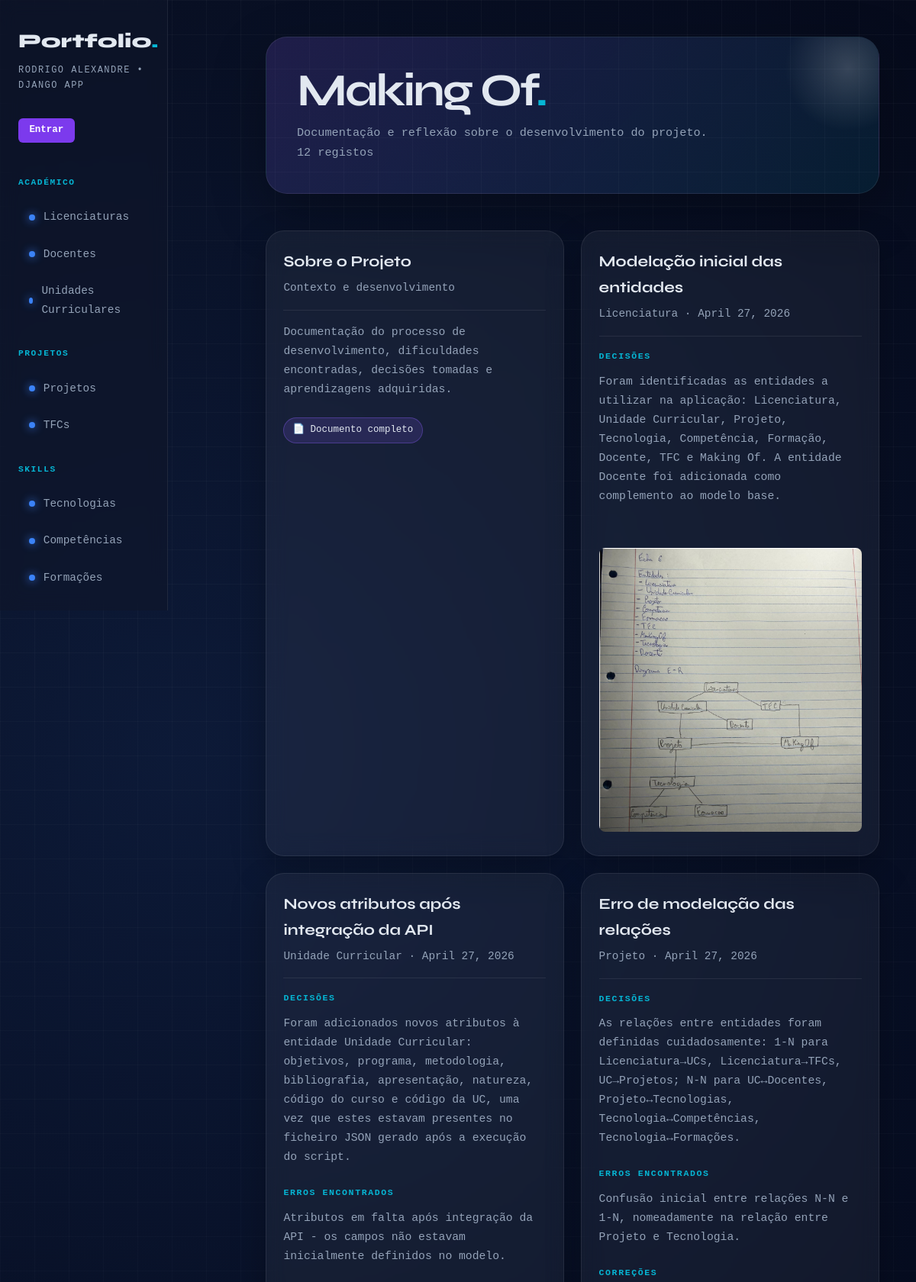
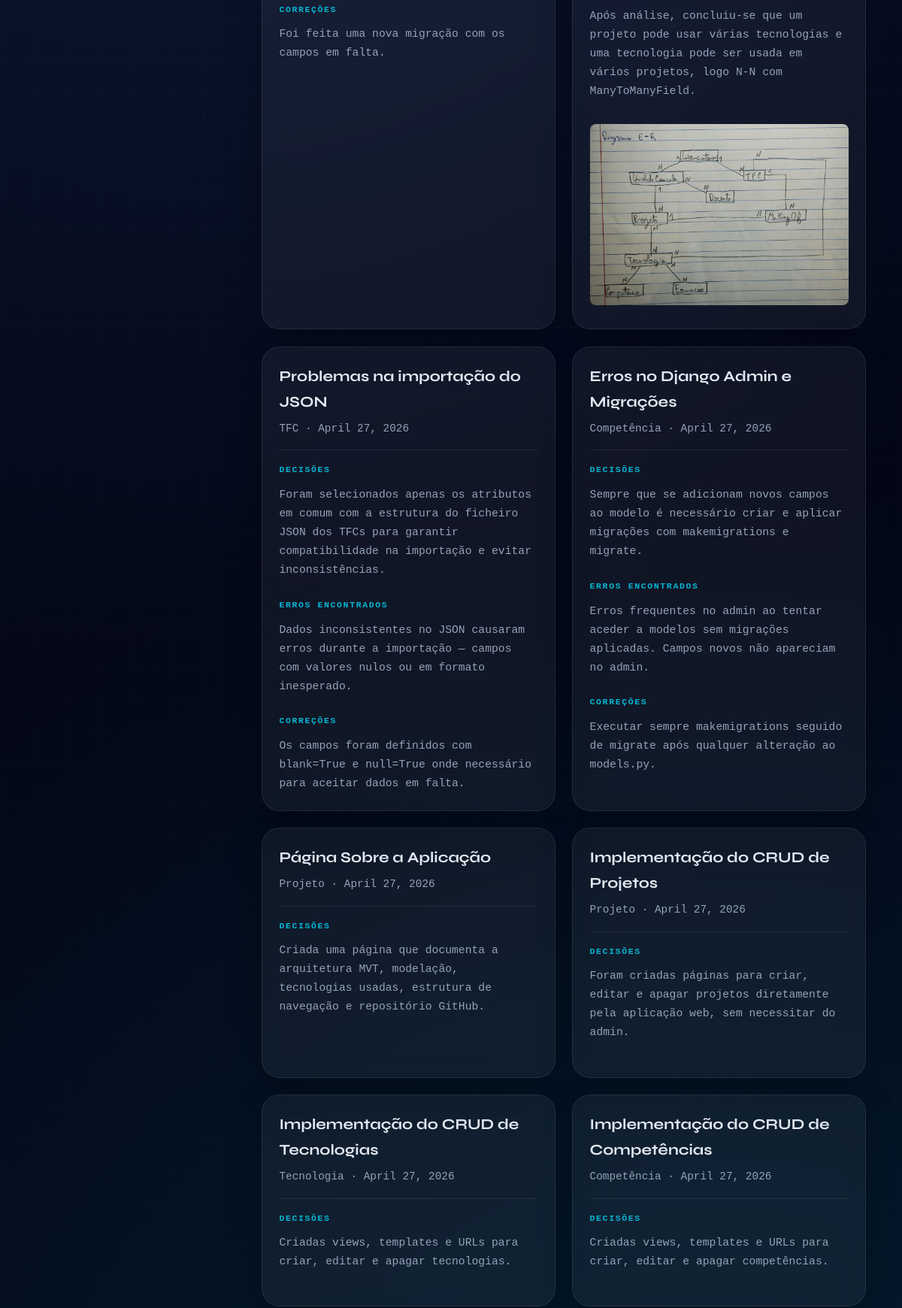
/portfolio/makingof/ (upper part), run on the app's committed database (2 pictures, top to bottom).
### portfolio/models.py (models this page shows, shortened)
class MakingOf(models.Model):
    ENTIDADE_CHOICES = [
        ("licenciatura", "Licenciatura"),
        ("uc", "Unidade Curricular"),
        ("docente", "Docente"),
        ("projeto", "Projeto"),
        ("tecnologia", "Tecnologia"),
        ("tfc", "TFC"),
        ("competencia", "Competência"),
        ("formacao", "Formação"),
    ]
    entidade = models.CharField(max_length=30, choices=ENTIDADE_CHOICES)
    titulo = models.CharField(max_length=200)
    data = models.DateField(auto_now_add=True)
    descricao_decisoes = models.TextField()
    erros_encontrados = models.TextField(blank=True)
    correcoes = models.TextField(blank=True)
    foto = models.ImageField(upload_to="makingof/", blank=True, null=True)
    class Meta:
        verbose_name = "Making Of"
        verbose_name_plural = "Making Of"
        ordering = ["-data"]

### portfolio/views.py (the view)
# urls.py: path('makingof/', views.makingof_view, name='makingof'),
def makingof_view(request):
    registos = MakingOf.objects.all()
    return render(request, 'portfolio/makingof.html', {'registos': registos})

### portfolio/templates/portfolio/makingof.html (shortened to what this page needs)
{% extends "portfolio/base.html" %}
{% block content %}
<div class="page-header">
    <div>
        <h2>Making Of<span>.</span></h2>
        <p>Documentação e reflexão sobre o desenvolvimento do projeto.</p>
    </div>
    <span class="page-count">{{ registos|length }} registos</span>
</div>
<section class="grid">
    <article class="card">
        <header>
            <h3>Sobre o Projeto</h3>
            <p>Contexto e desenvolvimento</p>
        </header>
        <section>
            <p>Documentação do processo de desenvolvimento, dificuldades encontradas, decisões tomadas e aprendizagens adquiridas.</p>
            <br>
            <a href="https://docs.google.com/document/d/1vzbsC3ORNFG_yKKG9Iw2elbVQ1W6EC2c4RyMDn2LiY0/edit?usp=sharing"
               target="_blank" class="badge" style="text-decoration:none;">
                📄 Documento completo
            </a>
        </section>
    </article>
    {% for registo in registos %}
    <article class="card">
        <header>
            <h3>{{ registo.titulo }}</h3>
            <p>{{ registo.get_entidade_display }} · {{ registo.data }}</p>
        </header>
        <section>
            {% if registo.descricao_decisoes %}
                <h4>Decisões</h4>
                <p>{{ registo.descricao_decisoes }}</p>
                <br>
            {% endif %}
            {% if registo.erros_encontrados %}
                <h4>Erros encontrados</h4>
                <p>{{ registo.erros_encontrados }}</p>
                <br>
            {% endif %}
            {% if registo.correcoes %}
                <h4>Correções</h4>
                <p>{{ registo.correcoes }}</p>
            {% endif %}
            {% if registo.foto %}
                <br>
                <img src="{{ registo.foto.url }}" alt="{{ registo.titulo }}"
                     style="width:100%; border-radius: 8px; margin-top: 0.5rem;">
            {% endif %}
        </section>
    </article>
    {% endfor %}
</section>
<br>
{% endblock %}

### portfolio/static/portfolio/styles.css (style rules this page uses)
* { margin: 0; padding: 0; box-sizing: border-box; }
:root { --bg: #050816; --surface: rgba(15, 23, 42, 0.7); --border: rgba(255, 255, 255, 0.08); --accent: #3b82f6; --accent2: #06b6d4; --text: #e2e8f0; --muted: #94a3b8; --card: rgba(255, 255, 255, 0.05); }
html { scroll-behavior: smooth; }
body { background: radial-gradient(circle at 20% 20%, rgba(59,130,246,0.15), transparent 40%), radial-gradient(circle at 80% 80%, rgba(6,182,212,0.15), transparent 40%), linear-gradient(135deg, #050816, #020617); color: var(--text); font-family: 'DM Mono', monospace; font-size: 14px; line-height: 1.7; min-height: 100vh; }
body::before { content: ""; position: fixed; inset: 0; background-image: linear-gradient(rgba(255,255,255,0.03) 1px, transparent 1px), linear-gradient(90deg, rgba(255,255,255,0.03) 1px, transparent 1px); background-size: 45px 45px; pointer-events: none; mask-image: linear-gradient(to bottom, black, transparent); }
.page-header { position: relative; margin-bottom: 3rem; padding: 2.5rem; border-radius: 28px; background: linear-gradient(135deg, rgba(139,92,246,0.18), rgba(6,182,212,0.10)); border: 1px solid var(--border); box-shadow: 0 25px 70px rgba(0,0,0,0.30); overflow: hidden; }
.page-header::after { content: ""; position: absolute; width: 180px; height: 180px; right: -50px; top: -50px; background: radial-gradient(circle, rgba(255,255,255,0.18), transparent 65%); border-radius: 50%; }
.page-header h2 { font-family: 'Syne', sans-serif; font-size: clamp(2rem, 5vw, 4rem); line-height: 1; letter-spacing: -0.05em; margin-bottom: 0.8rem; }
.page-header h2 span { color: var(--accent2); }
.page-header p, .page-count { color: var(--muted); font-size: 0.95rem; }
section.grid { display: grid; grid-template-columns: repeat(auto-fit, minmax(280px, 1fr)); gap: 1.4rem; }
article.card { position: relative; padding: 1.4rem; background: var(--card); border: 1px solid var(--border); border-radius: 24px; backdrop-filter: blur(14px); box-shadow: 0 18px 45px rgba(0,0,0,0.25); overflow: hidden; transition: 0.25s ease; animation: fadeUp 0.5s ease both; }
article.card::before { content: ""; position: absolute; inset: 0; background: linear-gradient(135deg, rgba(139,92,246,0.18), transparent 45%); opacity: 0; transition: 0.25s ease; }
article.card > * { position: relative; z-index: 1; }
article.card header { border-bottom: 1px solid var(--border); padding-bottom: 1rem; margin-bottom: 1rem; }
article.card header h3 { font-family: 'Syne', sans-serif; font-size: 1.25rem; margin-bottom: 0.35rem; }
article.card header p { color: var(--muted); font-size: 0.9rem; }
article.card section h4 { color: var(--accent2); font-size: 0.72rem; text-transform: uppercase; letter-spacing: 0.14em; margin-bottom: 0.7rem; }
article.card section p { color: var(--muted); font-size: 0.92rem; line-height: 1.7; }
ul.tag-list li, .badge { display: inline-block; padding: 0.35rem 0.7rem; border-radius: 999px; background: rgba(139,92,246,0.16); color: var(--text); border: 1px solid rgba(139,92,246,0.35); font-size: 0.78rem; }

### data on the page
MakingOf: titulo "Modelação inicial das entidades", entidade "Licenciatura", data "April 27, 2026", descricao_decisoes "Foram identificadas as entidades a utilizar na aplicação: Licenciatura, Unidade Curricular, Projeto, Tecnologia, Competência, Formação, Docente, TFC e Making Of. A entidade Docente foi adicionada como complemento ao modelo base.", foto (picture)
MakingOf: titulo "Novos atributos após integração da API", entidade "Unidade Curricular", data "April 27, 2026", descricao_decisoes "Foram adicionados novos atributos à entidade Unidade Curricular: objetivos, programa, metodologia, bibliografia, apresentação, natureza, código do curso e código da UC, uma vez que estes estavam presentes no ficheiro JSON gerado após a execução do script.", erros_encontrados "Atributos em falta após integração da API - os campos não estavam inicialmente definidos no modelo.", correcoes "Foi feita uma nova migração com os campos em falta."
MakingOf: titulo "Erro de modelação das relações", entidade "Projeto", data "April 27, 2026", descricao_decisoes "As relações entre entidades foram definidas cuidadosamente: 1-N para Licenciatura→UCs, Licenciatura→TFCs, UC→Projetos; N-N para UC↔Docentes, Projeto↔Tecnologias, Tecnologia↔Competências, Tecnologia↔Formações.", erros_encontrados "Confusão inicial entre relações N-N e 1-N, nomeadamente na relação entre Projeto e Tecnologia.", correcoes "Após análise, concluiu-se que um projeto pode usar várias tecnologias e uma tecnologia pode ser usada em vários projetos, logo N-N com ManyToManyField.", foto (picture)
MakingOf: titulo "Problemas na importação do JSON", entidade "TFC", data "April 27, 2026", descricao_decisoes "Foram selecionados apenas os atributos em comum com a estrutura do ficheiro JSON dos TFCs para garantir compatibilidade na importação e evitar inconsistências.", erros_encontrados "Dados inconsistentes no JSON causaram erros durante a importação — campos com valores nulos ou em formato inesperado.", correcoes "Os campos foram definidos com blank=True e null=True onde necessário para aceitar dados em falta."
MakingOf: titulo "Erros no Django Admin e Migrações", entidade "Competência", data "April 27, 2026", descricao_decisoes "Sempre que se adicionam novos campos ao modelo é necessário criar e aplicar migrações com makemigrations e migrate.", erros_encontrados "Erros frequentes no admin ao tentar aceder a modelos sem migrações aplicadas. Campos novos não apareciam no admin.", correcoes "Executar sempre makemigrations seguido de migrate após qualquer alteração ao models.py."
MakingOf: titulo "Página Sobre a Aplicação", entidade "Projeto", data "April 27, 2026", descricao_decisoes "Criada uma página que documenta a arquitetura MVT, modelação, tecnologias usadas, estrutura de navegação e repositório GitHub."
MakingOf: titulo "Implementação do CRUD de Projetos", entidade "Projeto", data "April 27, 2026", descricao_decisoes "Foram criadas páginas para criar, editar e apagar projetos diretamente pela aplicação web, sem necessitar do admin."
MakingOf: titulo "Implementação do CRUD de Tecnologias", entidade "Tecnologia", data "April 27, 2026", descricao_decisoes "Criadas views, templates e URLs para criar, editar e apagar tecnologias."
MakingOf: titulo "Implementação do CRUD de Competências", entidade "Competência", data "April 27, 2026", descricao_decisoes "Criadas views, templates e URLs para criar, editar e apagar competências."

### other printed values
{{ registos|length }} "12"
